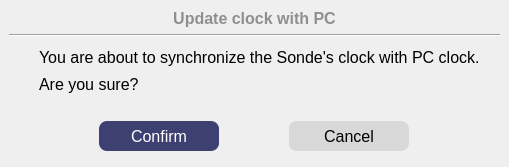
<?xml version="1.0" encoding="UTF-8"?>
<ui version="4.0">
 <class>WUpdateClockWithPC</class>
 <widget class="QDialog" name="WUpdateClockWithPC">
  <property name="geometry">
   <rect>
    <x>0</x>
    <y>0</y>
    <width>405</width>
    <height>167</height>
   </rect>
  </property>
  <property name="font">
   <font>
    <pointsize>12</pointsize>
   </font>
  </property>
  <property name="windowTitle">
   <string>Clear sonde memory</string>
  </property>
  <property name="styleSheet">
   <string notr="true">#WClearSondeMemory {
 background-color:white;
 border-radius: 5px;
}
/*
#label{
 color: #3E4072;
 font-weight: 800;
}
*/
#buttonBox{
 background-color: #3E4072;
}
#label_Title{
 color: #8F8F8F;
 font-weight: 600;
}
QLineEdit {
 background-color:#DFDFDF;
 border-radius: 3px;
}
#pushButton_Confirm,
#pushButton_Cancel {
 border: none;
 border-radius: 8px;
}
#pushButton_Confirm {
 color: white;
 background-color: #3E4072;
}
#pushButton_Confirm:hover {
 color: white;
 background-color: #595D89;
}
#pushButton_Cancel {
 background-color: #D8D8D8;
}
#pushButton_Cancel:hover {
 background-color: #ACACAC;
}</string>
  </property>
  <layout class="QVBoxLayout" name="verticalLayout_2" stretch="0,0,0,3,2">
   <property name="spacing">
    <number>6</number>
   </property>
   <property name="leftMargin">
    <number>9</number>
   </property>
   <property name="topMargin">
    <number>9</number>
   </property>
   <property name="rightMargin">
    <number>9</number>
   </property>
   <property name="bottomMargin">
    <number>9</number>
   </property>
   <item>
    <widget class="QLabel" name="label_Title">
     <property name="font">
      <font>
       <pointsize>12</pointsize>
       <fontweight>DemiBold</fontweight>
      </font>
     </property>
     <property name="text">
      <string>Update clock with PC</string>
     </property>
     <property name="alignment">
      <set>Qt::AlignCenter</set>
     </property>
    </widget>
   </item>
   <item>
    <widget class="Line" name="line">
     <property name="orientation">
      <enum>Qt::Horizontal</enum>
     </property>
    </widget>
   </item>
   <item>
    <spacer name="verticalSpacer">
     <property name="orientation">
      <enum>Qt::Vertical</enum>
     </property>
     <property name="sizeHint" stdset="0">
      <size>
       <width>20</width>
       <height>0</height>
      </size>
     </property>
    </spacer>
   </item>
   <item>
    <widget class="QWidget" name="widget_1" native="true">
     <property name="styleSheet">
      <string notr="true"/>
     </property>
     <layout class="QVBoxLayout" name="verticalLayout">
      <property name="spacing">
       <number>0</number>
      </property>
      <property name="leftMargin">
       <number>30</number>
      </property>
      <property name="topMargin">
       <number>0</number>
      </property>
      <property name="rightMargin">
       <number>20</number>
      </property>
      <property name="bottomMargin">
       <number>10</number>
      </property>
      <item>
       <widget class="QLabel" name="label">
        <property name="text">
         <string>You are about to synchronize the Sonde's clock with PC clock.</string>
        </property>
       </widget>
      </item>
      <item>
       <widget class="QLabel" name="label_2">
        <property name="text">
         <string>Are you sure?</string>
        </property>
       </widget>
      </item>
     </layout>
    </widget>
   </item>
   <item>
    <widget class="QWidget" name="widget_3" native="true">
     <property name="styleSheet">
      <string notr="true"/>
     </property>
     <layout class="QHBoxLayout" name="horizontalLayout">
      <property name="spacing">
       <number>0</number>
      </property>
      <property name="leftMargin">
       <number>20</number>
      </property>
      <property name="topMargin">
       <number>0</number>
      </property>
      <property name="rightMargin">
       <number>20</number>
      </property>
      <property name="bottomMargin">
       <number>0</number>
      </property>
      <item>
       <widget class="QPushButton" name="pushButton_Confirm">
        <property name="minimumSize">
         <size>
          <width>0</width>
          <height>30</height>
         </size>
        </property>
        <property name="maximumSize">
         <size>
          <width>120</width>
          <height>16777215</height>
         </size>
        </property>
        <property name="text">
         <string>Confirm</string>
        </property>
       </widget>
      </item>
      <item>
       <widget class="QPushButton" name="pushButton_Cancel">
        <property name="minimumSize">
         <size>
          <width>0</width>
          <height>30</height>
         </size>
        </property>
        <property name="maximumSize">
         <size>
          <width>120</width>
          <height>16777215</height>
         </size>
        </property>
        <property name="text">
         <string>Cancel</string>
        </property>
       </widget>
      </item>
     </layout>
    </widget>
   </item>
  </layout>
 </widget>
 <resources/>
 <connections>
  <connection>
   <sender>pushButton_Confirm</sender>
   <signal>clicked()</signal>
   <receiver>WUpdateClockWithPC</receiver>
   <slot>accept()</slot>
   <hints>
    <hint type="sourcelabel">
     <x>108</x>
     <y>147</y>
    </hint>
    <hint type="destinationlabel">
     <x>194</x>
     <y>239</y>
    </hint>
   </hints>
  </connection>
  <connection>
   <sender>pushButton_Cancel</sender>
   <signal>clicked()</signal>
   <receiver>WUpdateClockWithPC</receiver>
   <slot>reject()</slot>
   <hints>
    <hint type="sourcelabel">
     <x>108</x>
     <y>147</y>
    </hint>
    <hint type="destinationlabel">
     <x>358</x>
     <y>235</y>
    </hint>
   </hints>
  </connection>
 </connections>
</ui>
